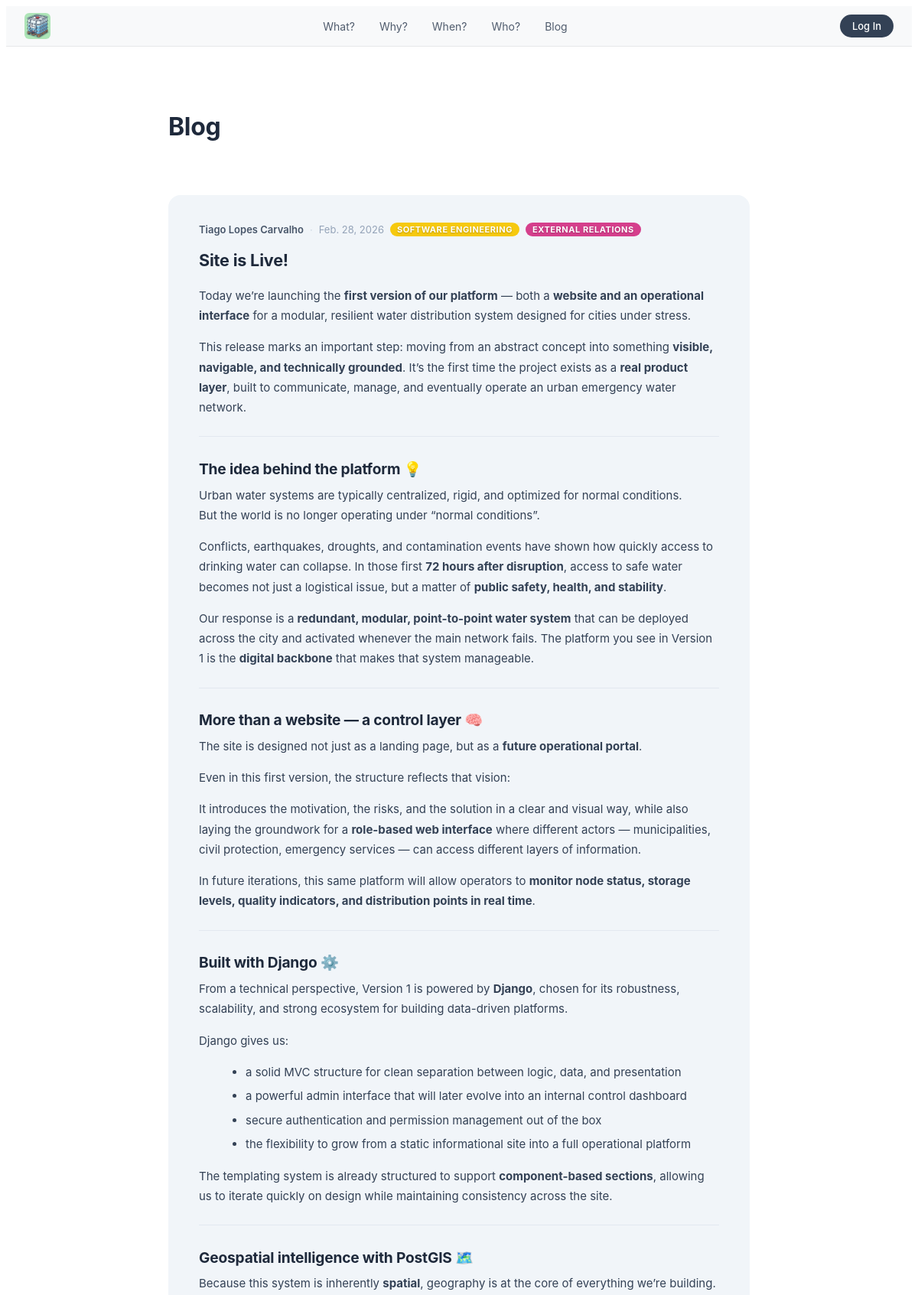
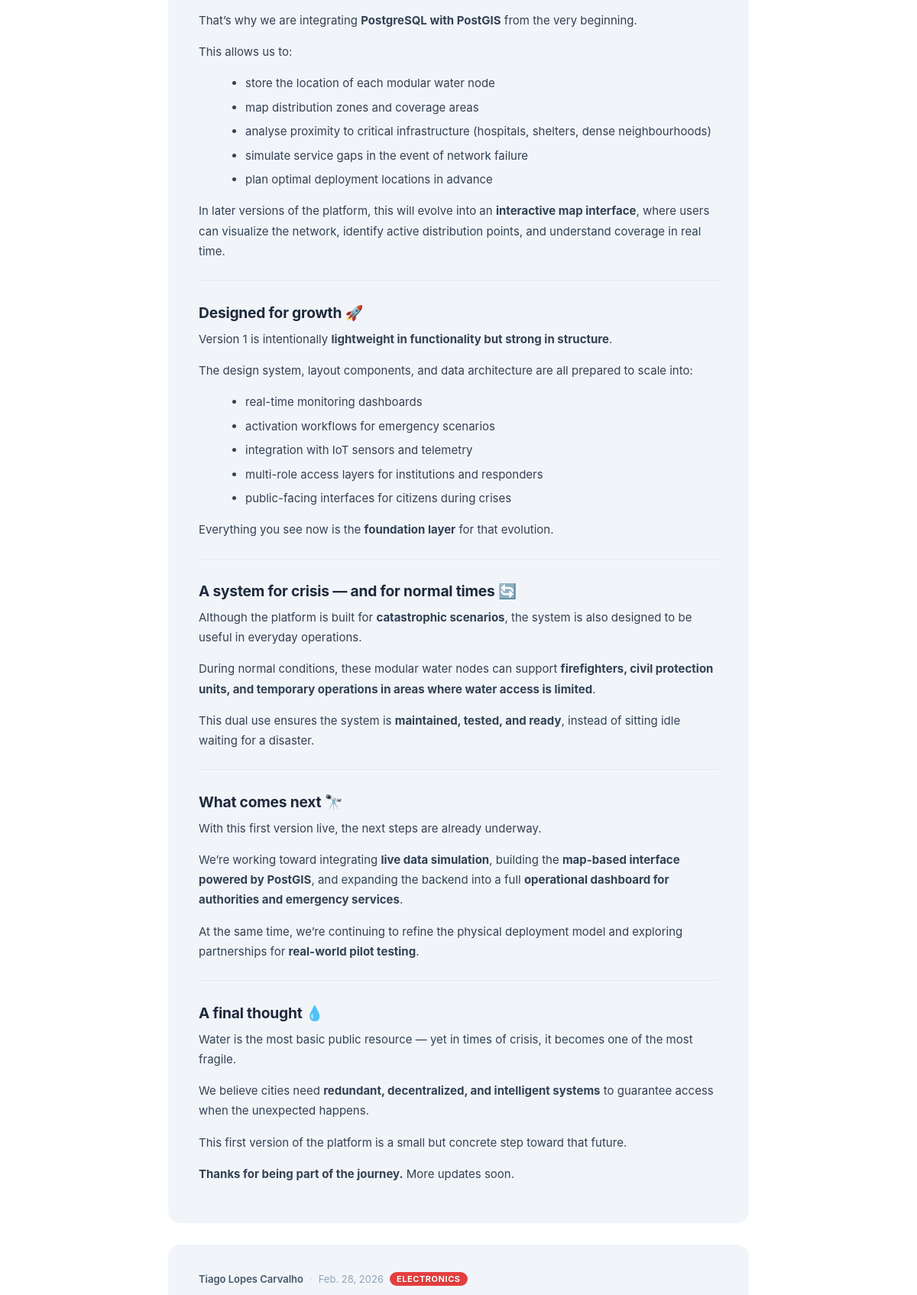
Screenshot of /blog/ (upper part) with the database file from the repository (2 pictures, top to bottom).
### blog/models.py (models this page shows, shortened)
class Post(models.Model):
    title = models.CharField(max_length=255)
    poster = models.ForeignKey(
        settings.AUTH_USER_MODEL,
        on_delete=models.SET_NULL,
        null=True,
        related_name="posts",
    )
    content = models.TextField(help_text="Write in Markdown.")
    created_at = models.DateTimeField(auto_now_add=True)
    updated_at = models.DateTimeField(auto_now=True)
    class Meta:
        ordering = ["-created_at"]

class PostDept(models.Model):
    post = models.ForeignKey(Post, on_delete=models.CASCADE, related_name="dept_entries")
    dept = models.CharField(max_length=20, choices=DEPT_CHOICES)
    class Meta:
        unique_together = ("post", "dept")
    def get_dept_color(self):
        return DEPT_COLORS.get(self.dept, "#64748b")
    def get_dept_display_name(self):
        return DEPT_NAMES.get(self.dept, self.dept)

### home/models.py (models this page shows, shortened)
class User(AbstractUser):
    class Role(models.TextChoices):
        SYS = "sys", "System"
        COLLAB = "collab", "Collaborator"
        NORMAL = "normal", "Normal"
    class Dept(models.TextChoices):
        ELEC = "elec", DEPT_NAMES["elec"]
        DEV = "dev", DEPT_NAMES["dev"]
        MATH = "math", DEPT_NAMES["math"]
        FINANCE = "finance", DEPT_NAMES["finance"]
        RELATIONS = "relations", DEPT_NAMES["relations"]
    role = models.CharField(max_length=10, choices=Role.choices, default=Role.NORMAL)
    profile_photo = models.ImageField(upload_to="profile_photos/", blank=True, null=True)
    linkedin_url = models.URLField(blank=True)
    dept_main = models.CharField(
        max_length=20,
        choices=Dept.choices,
        blank=True,
        verbose_name="Main Department",
    )

### blog/views.py (the view)
# urls.py: path("", views.post_list, name="post_list"),
def post_list(request):
    posts = Post.objects.select_related("poster").prefetch_related("dept_entries").all()
    rendered = [
        {
            "post": post,
            "html_content": mark_safe(markdown.markdown(
                post.content,
                extensions=["extra", "codehilite", "toc"],
            )),
        }
        for post in posts
    ]
    return render(request, "blog/post_list.html", {
        "rendered_posts": rendered,
        "dept_colors": DEPT_COLORS,
    })

### blog/templates/blog/post_list.html (shortened to what this page needs)
{% extends "home/base.html" %}
{% load static %}
{% block extra_css %}
<link rel="stylesheet" href="{% static 'blog/css/blog.css' %}">
{% endblock %}
{% block content %}
<div class="blog-page">
  <div class="blog-page__header">
    <h1>Blog</h1>
  </div>
  {% if rendered_posts %}
    <div class="post-feed">
      {% for item in rendered_posts %}
      <article class="post-card">
        <div class="post-card__meta">
          <span class="post-card__author">{{ item.post.poster.get_full_name|default:item.post.poster.username }}</span>
          <span class="post-card__sep">·</span>
          <span class="post-card__date">{{ item.post.created_at|date:"N j, Y" }}</span>
          {% for dept in item.post.dept_entries.all %}
            <span class="post-card__dept-pill" style="background-color: {{ dept.get_dept_color }};">
              {{ dept.get_dept_display_name|upper }}
            </span>
          {% endfor %}
        </div>
        <h2 class="post-card__title">{{ item.post.title }}</h2>
        <div class="post-card__body prose">
          {{ item.html_content }}
        </div>
      </article>
      {% endfor %}
    </div>
  {% else %}
    <p class="blog-page__empty">No posts yet.</p>
  {% endif %}
</div>
{% endblock %}

### blog/static/blog/css/blog.css (style rules this page uses)
.blog-page { max-width: 760px; margin: 0 auto; padding: 64px 24px 96px; font-family: -apple-system, BlinkMacSystemFont, "Segoe UI", sans-serif; }
.blog-page__header { display: flex; align-items: baseline; justify-content: space-between; margin-bottom: 48px; }
.blog-page__header h1 { font-size: 2rem; font-weight: 700; letter-spacing: -0.3px; color: #1e293b; }
.post-feed { display: flex; flex-direction: column; gap: 28px; }
.post-card { background: #f1f5f9; border-radius: 16px; padding: 36px 40px; }
.post-card__meta { display: flex; align-items: center; flex-wrap: wrap; gap: 8px; font-size: 13px; color: #94a3b8; margin-bottom: 10px; }
.post-card__author { font-weight: 600; color: #475569; }
.post-card__sep { color: #cbd5e1; }
.post-card__dept-pill { display: inline-block; padding: 2px 9px; border-radius: 999px; font-size: 11px; font-weight: 700; letter-spacing: 0.05em; color: #fff; text-shadow: 0 1px 2px rgba(0,0,0,0.25); }
.post-card__title { font-size: 1.35rem; font-weight: 700; letter-spacing: -0.2px; line-height: 1.25; margin-bottom: 20px; color: #1e293b; }
.prose { line-height: 1.75; font-size: 15px; color: #334155; }
.prose h1, .prose h2, .prose h3, .prose h4 { font-weight: 700; line-height: 1.2; margin: 1.6em 0 0.5em; letter-spacing: -0.2px; color: #1e293b; }
.prose h2 { font-size: 1.2rem; }
.prose p { margin: 0 0 1em; }
.prose ul, .prose ol { margin: 0 0 1em 1.4em; }
.prose li { margin-bottom: 0.35em; }
.prose hr { border: none; border-top: 1px solid #e2e8f0; margin: 1.6em 0; }

### rows the page displays
Post: post.poster.get_full_name "Tiago Lopes Carvalho", post.created_at "Feb. 28, 2026", post "Site is Live!", html_content "Today we’re launching the first version of our platform — both a website and an operational interface for a modular, resilient water distribution system designed for cities under stress. This release marks an important step: moving from an abstract concept into something visible, navigable, and technically grounded . It’s the first time the project exists as a real product layer , built to communicate, manage, and eventually operate an urban emergency water network. The idea behind the platform 💡 Urban water systems are typically centralized, rigid, and optimized for normal conditions. But the world is no longer operating under “normal conditions”. Conflicts, earthquakes, droughts, and…"
PostDept: get_dept_display_name "SOFTWARE ENGINEERING"
PostDept: get_dept_display_name "EXTERNAL RELATIONS"
Post: post.poster.get_full_name "Tiago Lopes Carvalho", post.created_at "Feb. 28, 2026"
PostDept: get_dept_display_name "ELECTRONICS"
